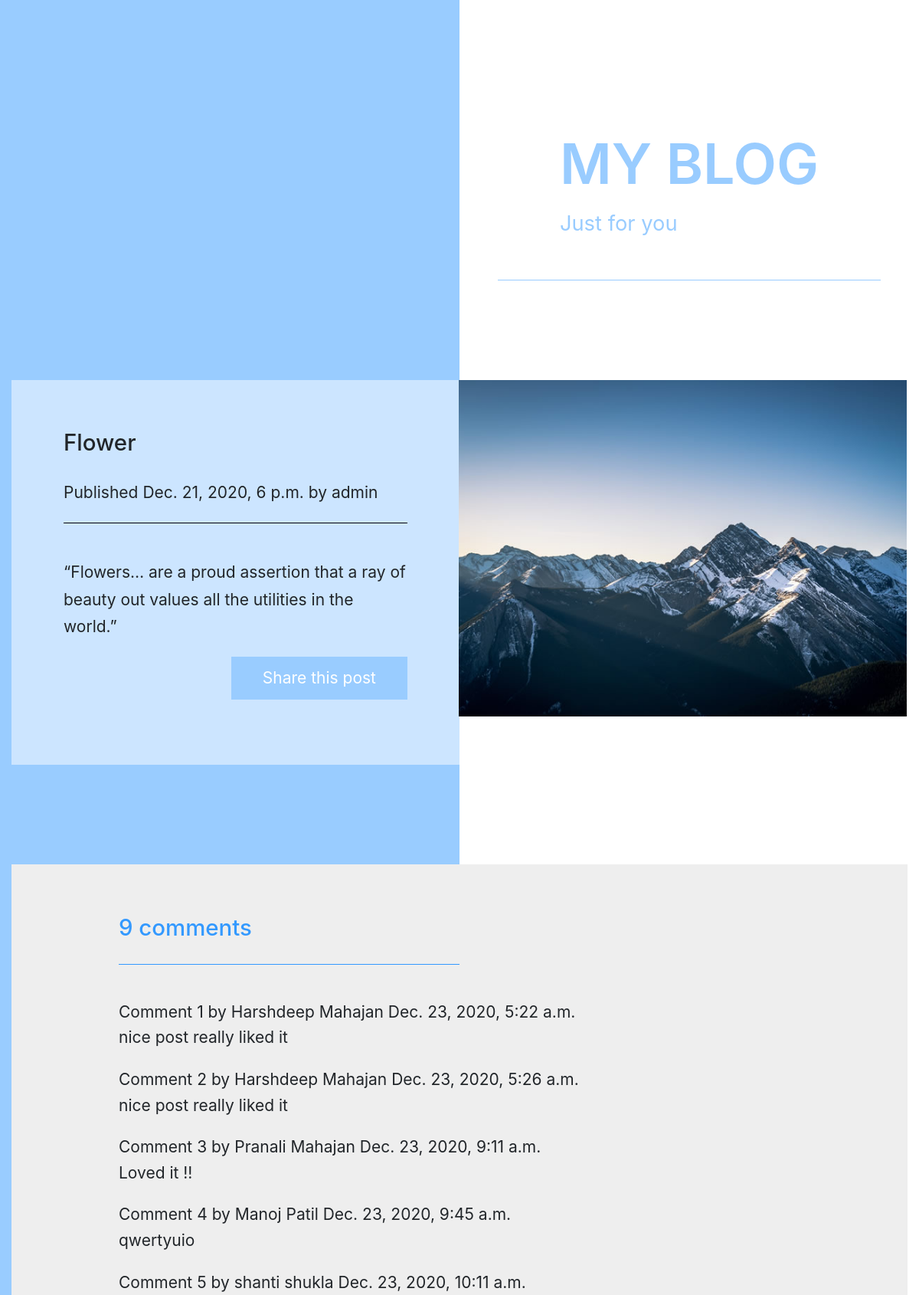
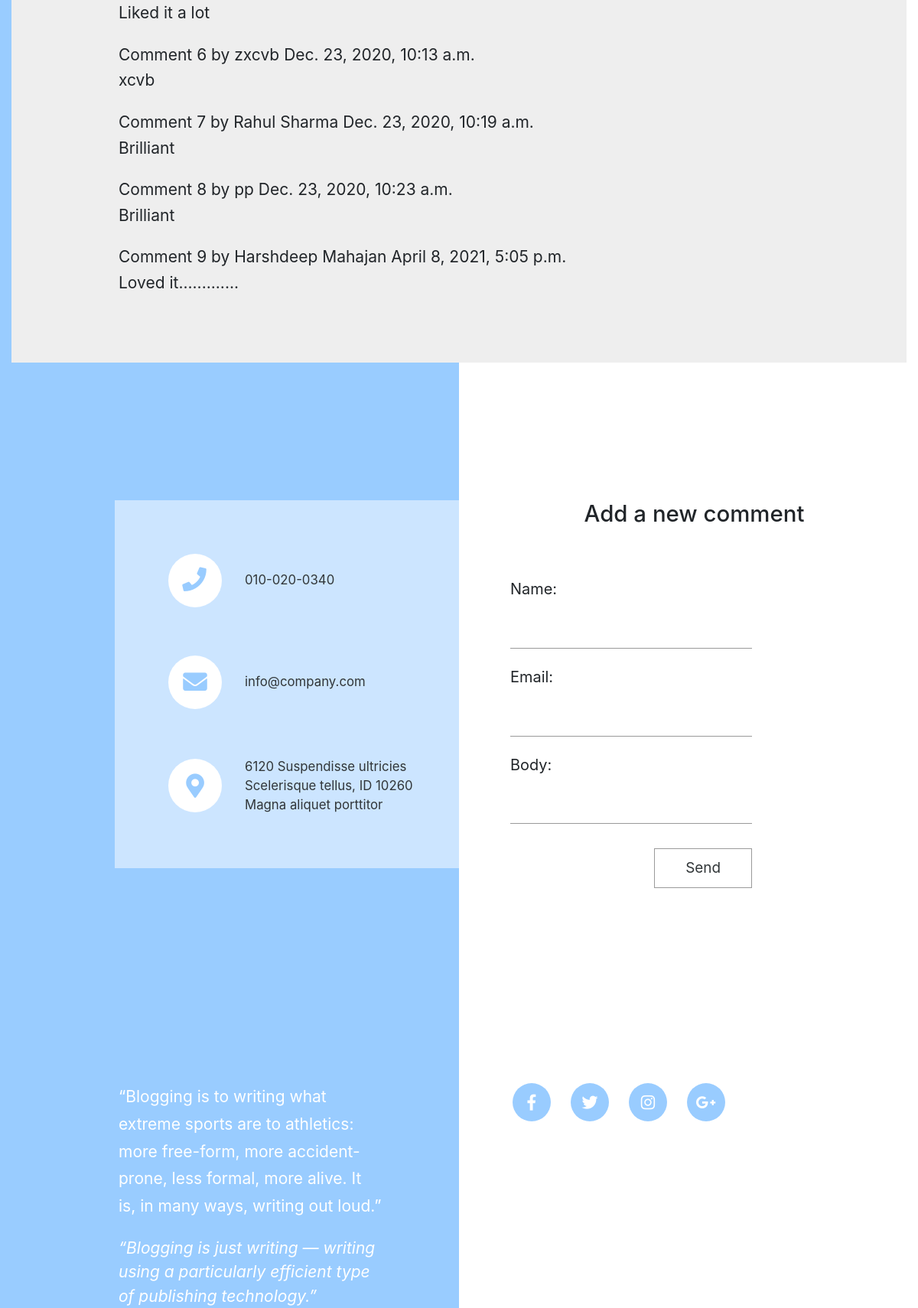
Page /2020/12/21/flower/ (upper part) on the committed database (2 pictures, top to bottom).
### blog/models.py (models this page shows, shortened)
class Post(models.Model):
	STATUS_CHOICES = (
		('draft',	'Draft'),
		('published',	'Published'),
	)
	title = models.CharField(max_length=250)
	slug = models.SlugField(max_length=250, unique_for_date='publish')
	author = models.ForeignKey(User, on_delete=models.CASCADE, related_name='blog_posts')
	body = models.TextField()
	publish = models.DateTimeField(default=timezone.now)
	created = models.DateTimeField(auto_now_add=True)
	updated = models.DateTimeField(auto_now=True)
	status = models.CharField(max_length=10, choices=STATUS_CHOICES, default='draft')
	objects = models.Manager()  # The	default	manager.
	published = PublishedManager()  # Our	custom	manager.
	class Meta:
		ordering = ('-publish',)

class Comment(models.Model):
	post = models.ForeignKey(Post,on_delete=models.CASCADE, related_name='comments')
	name = models.CharField(max_length=80)
	email = models.EmailField()
	body = models.TextField()
	created = models.DateTimeField(auto_now_add=True)
	updated = models.DateTimeField(auto_now=True)
	active = models.BooleanField(default=True)
	class Meta:
		ordering = ('created',)

### blog/views.py (the view)
# urls.py: path('<int:year>/<int:month>/<int:day>/<slug:post>/', views.post_detail, name='post_detail'),
def post_detail(request, year, month, day, post):
    post = get_object_or_404(Post,	slug=post,
                             status='published',
                             publish__year=year,
                             publish__month=month,
                             publish__day=day)
    comments = post.comments.filter(active=True)
    new_comment = None
    if request.method == 'POST':
        comment_form = CommentForm(data=request.POST)
        if comment_form.is_valid():
            new_comment = comment_form.save(commit=False)
            new_comment.post = post
            new_comment.save()
    else:
        comment_form = CommentForm()
    return render(request, 'blog/post/detail.html', {'post': post,'comments': comments, 'new_comment': new_comment, 'comment_form':	comment_form})

### blog/forms.py
class CommentForm(forms.ModelForm):
    name = forms.CharField(required=True,widget=forms.TextInput(attrs={'id':'contact_name','class':'form-control rounded-0 border-top-0 border-right-0 border-left-0'}))
    email = forms.EmailField(required=True,widget=forms.EmailInput(attrs={'id':'contact_email','class':'form-control rounded-0 border-top-0 border-right-0 border-left-0'}))
    body = forms.CharField(required=False, widget=forms.TextInput(attrs={'id':'contact_message','class':'form-control rounded-0 border-top-0 border-right-0 border-left-0'}))
    class Meta:
        model = Comment
        fields = ('name', 'email', 'body')

### templates/blog/post/detail.html (shortened to what this page needs)
{%	extends	"blog/base.html"	%}
{%	load	static	%}
{%	block	content	%}
<section id="section_1" class="tm-p-2-section-1 tm-sm-bg-blue">
    <div class="container-fluid">
        <div class="row flex-column-reverse flex-lg-row">
            <div class="col-md-12 col-lg-6 tm-text-left-container">
                <div class="tm-section-text-container-3 tm-bg-white-alpha h-100">
                    <h2 class="tm-section-title-mb">{{	post.title	}}</h2>
                    <p	class="date">Published	{{	post.publish	}}	by	{{	post.author	}}</p>
                    <hr class="tm-hr-mb" />
                    <p class="tm-p-mb">{{	post.body|linebreaks	}}</p>
                    <div class="text-right">
                        <p>
                            <a	class="btn btn-primary" href="{%	url	"blog:post_share"	post.id	%}"> Share	this	post</a>
                        </p>
                    </div>
                </div>
            </div>
            <div class="col-md-12 col-lg-6 tm-section-image-container tm-img-right-container">
                <img src="{% static 'img/forty_image_21.jpg' %}" alt="Image" class="img-fluid tm-img-right"/>
            </div>
        </div>
    </div>
</section>
<section id="section_3" class="tm-section-4">
    <div class="container-fluid">
        <div class="row">
            <div class="col-12">
                <div class="tm-section-text-container-7 tm-bg-dark-gray">
                    <h2 class="tm-section-title-mb tm-text-primary-bright">
                        {%	with	comments.count	as	total_comments	%}{{total_comments	}}	comment{{	total_comments|pluralize	}}
                        {%	endwith	%}
                    </h2>
                    <hr class="tm-hr-mb tm-hr-primary-bright tm-section-underline ml-0"/>
                    <p class="tm-p-mb">
                        {%	for	comment	in	comments	%}
                        <div	class="comment">
                        Comment	{{	forloop.counter	}}	by	{{	comment.name	}} {{	comment.created	}} {{	comment.body|linebreaks	}}
                        </div>
                        {%	empty	%}
                     There	are	no	comments	yet.
                     {%	endfor	%}
                    {%	if	new_comment	%}
                    <h2>Your	comment	has	been	added.</h2>
                    {%	else	%}
                </div>
            </div>
        </div>
    </div>
</section>
<div id="contact" class="tm-section-contact">
    <div class="row tm-contact-section">
        <div class="col-md-6 px-0">
            <div class="tm-bg-white-alpha tm-contact-left">
                <div class="media mb-5">
                    <a href="#" class="tm-contact-link">
                  <span class="tm-contact-icon-container">
                    <span class="tm-contact-icon-container-inner">
                      <i class="fas fa-phone tm-contact-icon tm-phone-icon"></i>
                    </span>
                  </span>
                        <span class="media-body"> 010-020-0340 </span>
                    </a>
                </div>
                <div class="media mb-5">
                    <a href="mailto:" class="tm-contact-link">
                  <span class="tm-contact-icon-container">
                    <span class="tm-contact-icon-container-inner">
                      <i class="fas fa-envelope tm-contact-icon"></i>
                    </span>
                  </span>
                        <span class="media-body"> info@company.com </span>
                    </a>
                </div>
                <div class="media">
                    <a href="" class="tm-contact-link">
                  <span class="tm-contact-icon-container">
                    <span class="tm-contact-icon-container-inner">
                      <i class="fas fa-map-marker-alt tm-contact-icon"></i>
                    </span>
                  </span>
                        <span class="media-body">
                    6120 Suspendisse ultricies<br />Scelerisque tellus, ID
                    10260<br />Magna aliquet porttitor
                  </span>
                    </a>
                </div>
            </div>
        </div>
        <div class="col-md-6 px-0">
            <center><h2>Add	a	new	comment</h2></center>
            <div class="tm-contact-form-container">
                <form	action="."	method="post"  class="tm-contact-form">
                    <div class="form-group">
                        {{	comment_form.as_p	}}
                    </div>
                    <div class="text-right">
                        <button type="submit" class="btn tm-btn-submit rounded-0">Send</button>
                    </div>
                </form>
                {%	endif	%}
            </div>
        </div>
    </div>
</div>
{%	endblock	%}

### static/css/templatemo-style.css (style rules this page uses)
html { font-family: "Open Sans", Arial, Helvetica, sans-serif; font-size: 21px; font-weight: 400; -webkit-font-smoothing: antialiased; scroll-behavior: smooth; }
body { overflow-x: hidden; }
a, button { transition: all 0.3s ease; }
.tm-bg-white-alpha { background-color: rgba(255, 255, 255, 0.5); }
.tm-bg-dark-gray { background-color: #eeeeee; }
h2 { font-size: 1.4rem; }
p { line-height: 1.7; }
.container-fluid { max-width: 1310px; }
.tm-section-4 { padding-top: 70px; padding-bottom: 70px; }
.tm-section-contact { padding-top: 110px; padding-bottom: 90px; }
.tm-text-primary-bright { color: #3399ff; }
.tm-hr-primary-bright { border-color: #3399ff; }
.tm-section-text-container-3 { padding: 64px 68px; }
.tm-section-title-mb { margin-bottom: 30px; }
.tm-img-right { margin-left: -1px; }
.tm-img-left-container, .tm-text-left-container { padding-right: 0; }
.tm-img-right-container { padding-left: 0; }
.tm-contact-section { font-size: 0.95rem; }
.tm-contact-left { max-width: 450px; margin-left: auto; margin-right: 0; padding: 70px 45px 70px 70px; }
.tm-contact-left, .tm-contact-form-container { max-width: 450px; }
.tm-contact-link { color: #313638; display: flex; align-items: center; font-size: 0.8rem; }
.tm-contact-icon-container { display: inline-block; background-color: white; color: #99ccff; width: 70px; height: 70px; border-radius: 50%; margin-right: 30px; }
.tm-contact-icon-container-inner { display: flex; align-items: center; justify-content: center; height: 100%; }
.tm-contact-icon { font-size: 1.5rem; }
.tm-phone-icon { margin-top: -2px; margin-left: -2px; }
.tm-contact-form { max-width: 380px; }
.form-group { margin-bottom: 1.5rem; }
.form-control { border-color: #9a9a9a; font-size: 0.9rem; }
.tm-contact-form-container { padding: 55px 67px; }
.tm-btn-submit { border: 1px solid #9a9a9a; padding: 10px 35px; color: #313638; font-size: 0.9rem; }
.tm-p-2-section-1 { margin-top: 70px; padding-top: 60px; padding-bottom: 60px; }
.tm-section-underline { width: 50%; }
.btn { padding: 11px 40px; border-radius: 0; }
.btn-primary { background-color: #99ccff; border-color: #99ccff; }
hr { border-color: black; }
.tm-hr-mb { margin-bottom: 46px; }
.tm-p-mb { margin-bottom: 45px; }
.tm-section-text-container-7 { padding: 65px 140px; }

### rows in the picture
Post: title "Flower", publish "Dec. 21, 2020, 6 p.m.", author "admin", body "“Flowers… are a proud assertion that a ray of beauty out values all the utilities in the world.”"
Comment: name "Harshdeep Mahajan", created "Dec. 23, 2020, 5:22 a.m.", body "nice post really liked it"
Comment: name "Harshdeep Mahajan", created "Dec. 23, 2020, 5:26 a.m.", body "nice post really liked it"
Comment: name "Pranali Mahajan", created "Dec. 23, 2020, 9:11 a.m.", body "Loved it !!"
Comment: name "Manoj Patil", created "Dec. 23, 2020, 9:45 a.m.", body "qwertyuio"
Comment: name "shanti shukla", created "Dec. 23, 2020, 10:11 a.m.", body "Liked it a lot"
Comment: name "zxcvb", created "Dec. 23, 2020, 10:13 a.m.", body "xcvb"
Comment: name "Rahul Sharma", created "Dec. 23, 2020, 10:19 a.m.", body "Brilliant"
Comment: name "pp", created "Dec. 23, 2020, 10:23 a.m.", body "Brilliant"
Comment: name "Harshdeep Mahajan", created "April 8, 2021, 5:05 p.m.", body "Loved it............."

### other values in the picture
{{ total_comments }} "9"
